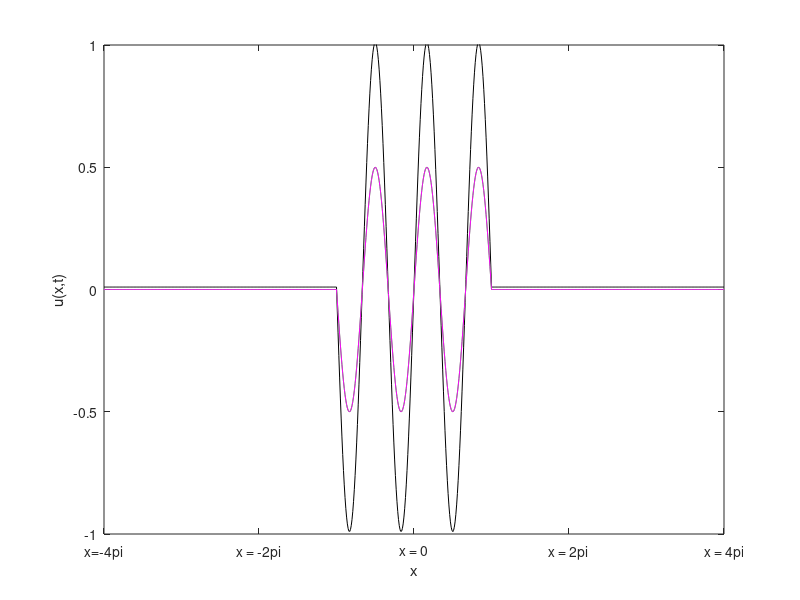

The MATLAB source for this figure: (Note: this script raises an error after producing the figure.)
c = 4; % Wave speed
x = -4*pi:0.01*pi:4*pi; % Region defined
dt = 0.01; % Time step
start_time = 0; % Initial time
end_time = pi/c; % End time
range = [-1, 1]; % Axis range

% Initialising figure
Figure1 = figure(1);
axis_left = x(1);
axis_right = x(end);
axis_top = range(1);
axis_bottom = range(2);
% exportgraphics(gcf,'Travelling_wave_q2.gif');
for t=start_time:dt:end_time
    % clf(1);
    
    
    % Initialise function size
    phi1=zeros(size(x));
    phi2=zeros(size(x));

    % Travelling wave
    phi1(abs(x-c*t)<pi) = 1/2*sin(3*(x(abs(x-c*t)<pi)-c*t));
    phi2(abs(x+c*t)<pi) = 1/2*sin(3*(x(abs(x+c*t)<pi)+c*t));
    % Superposition of waves
    y = phi1+phi2+0.01;

    % Plotting the waves
    plot(x,y,'k',LineWidth=3)
    hold on
    plot(x,phi1,'g',LineWidth=3)
    plot(x,phi2,'m',LineWidth=3)

    axis([axis_left axis_right axis_top axis_bottom]);
    ylabel("u(x,t)")
    xlabel("x")
    xticks([axis_left axis_left/2 0 axis_right/2 axis_right])
    xticklabels({'x=-4pi','x = -2pi','x = 0','x = 2pi','x = 4pi'})

    hold off
    

    % Adding time to plot
    time_string = sprintf("t=%1.2f",round(t,2));
    text(pi,0.9,time_string);

    % Creating animation
    drawnow;
    

    % Create gif
    % exportgraphics(gcf,'Travelling_wave_q2.gif','Append',true);

end